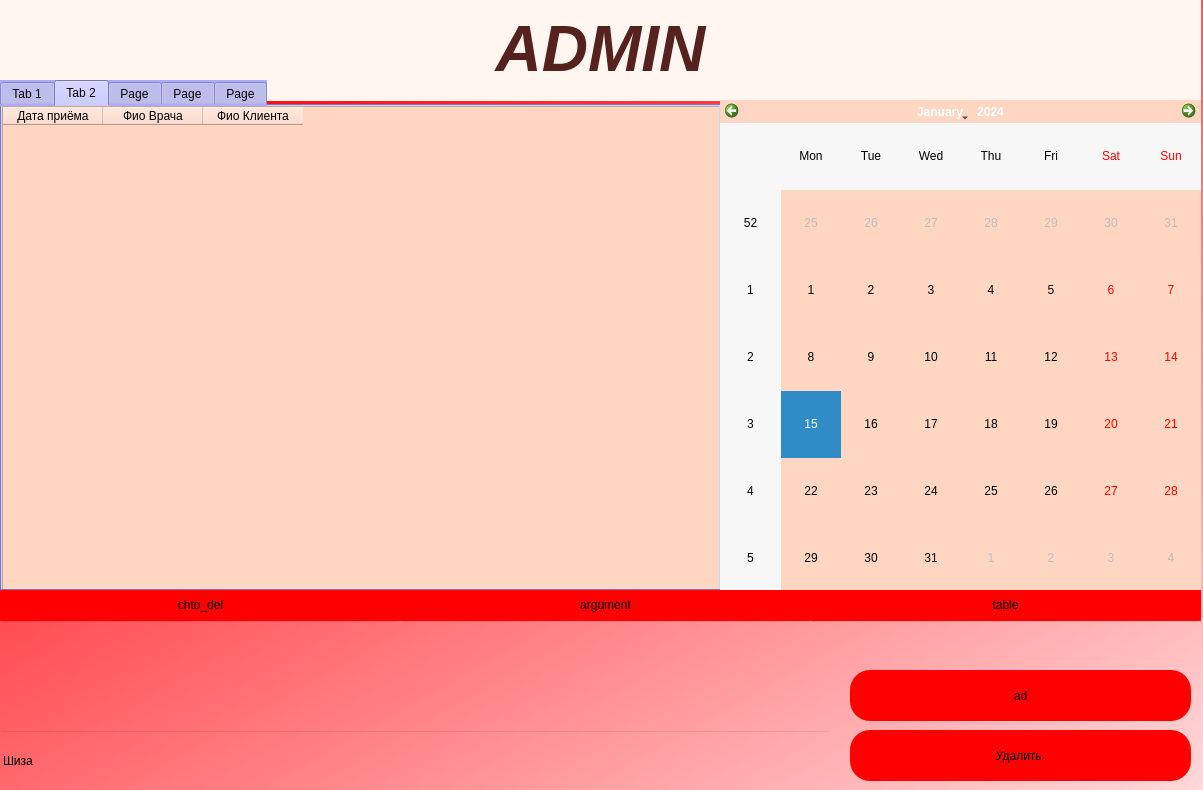
<?xml version="1.0" encoding="UTF-8"?>
<ui version="4.0">
 <class>Dialog</class>
 <widget class="QDialog" name="Dialog">
  <property name="geometry">
   <rect>
    <x>0</x>
    <y>0</y>
    <width>1203</width>
    <height>790</height>
   </rect>
  </property>
  <property name="windowTitle">
   <string>Dialog</string>
  </property>
  <property name="styleSheet">
   <string notr="true">background-color: rgb(170, 255, 255);
background-color: rgb(238, 238, 238);
background-color: rgb(255, 247, 239);</string>
  </property>
  <widget class="QWidget" name="bgwidget" native="true">
   <property name="geometry">
    <rect>
     <x>-10</x>
     <y>-10</y>
     <width>1561</width>
     <height>861</height>
    </rect>
   </property>
   <property name="styleSheet">
    <string notr="true">QWidget#bgwidget{

background-color:qlineargradient(spread:pad, x1:0.091, y1:0.101636, x2:0.991379, y2:0.977, stop:0 rgba(255, 0, 07, 255), stop:1 rgba(255, 255, 255, 255));}
</string>
   </property>
   <widget class="QLabel" name="label">
    <property name="geometry">
     <rect>
      <x>10</x>
      <y>10</y>
      <width>1201</width>
      <height>101</height>
     </rect>
    </property>
    <property name="styleSheet">
     <string notr="true">color:(255, 85, 255);</string>
    </property>
    <property name="text">
     <string>&lt;html&gt;&lt;head/&gt;&lt;body&gt;&lt;p align=&quot;center&quot;&gt;&lt;span style=&quot; font-size:48pt; font-weight:600; font-style:italic; color:#55221f;&quot;&gt;ADMIN&lt;/span&gt;&lt;/p&gt;&lt;/body&gt;&lt;/html&gt;</string>
    </property>
   </widget>
   <widget class="QCalendarWidget" name="calendarWidget">
    <property name="geometry">
     <rect>
      <x>730</x>
      <y>110</y>
      <width>481</width>
      <height>491</height>
     </rect>
    </property>
    <property name="styleSheet">
     <string notr="true">font: 87 italic 8pt &quot;Segoe UI&quot;;
background-color: rgb(255, 214, 194);</string>
    </property>
   </widget>
   <widget class="QTabWidget" name="tabWidget">
    <property name="geometry">
     <rect>
      <x>10</x>
      <y>90</y>
      <width>721</width>
      <height>511</height>
     </rect>
    </property>
    <property name="styleSheet">
     <string notr="true">background-color: rgb(232, 203, 188);background-color: rgb(170, 170, 255);</string>
    </property>
    <property name="currentIndex">
     <number>1</number>
    </property>
    <widget class="QWidget" name="tab">
     <attribute name="title">
      <string>Tab 1</string>
     </attribute>
     <widget class="QTableWidget" name="tableWidget">
      <property name="geometry">
       <rect>
        <x>-10</x>
        <y>0</y>
        <width>731</width>
        <height>491</height>
       </rect>
      </property>
      <property name="styleSheet">
       <string notr="true">
background-color: rgb(255, 214, 194);</string>
      </property>
      <column>
       <property name="text">
        <string>Дата приёма</string>
       </property>
      </column>
      <column>
       <property name="text">
        <string>Фио Врача</string>
       </property>
      </column>
      <column>
       <property name="text">
        <string>Фио Клиента</string>
       </property>
      </column>
      <column>
       <property name="text">
        <string>Услуга</string>
       </property>
      </column>
     </widget>
    </widget>
    <widget class="QWidget" name="tab_2">
     <attribute name="title">
      <string>Tab 2</string>
     </attribute>
     <widget class="QTableWidget" name="tableWidget2">
      <property name="geometry">
       <rect>
        <x>0</x>
        <y>0</y>
        <width>721</width>
        <height>491</height>
       </rect>
      </property>
      <property name="styleSheet">
       <string notr="true">background-color: rgb(255, 214, 194);</string>
      </property>
      <column>
       <property name="text">
        <string>Дата приёма</string>
       </property>
      </column>
      <column>
       <property name="text">
        <string>Фио Врача</string>
       </property>
      </column>
      <column>
       <property name="text">
        <string>Фио Клиента</string>
       </property>
      </column>
     </widget>
    </widget>
    <widget class="QWidget" name="tab_3">
     <attribute name="title">
      <string>Page</string>
     </attribute>
     <widget class="QTableWidget" name="tableWidget3">
      <property name="geometry">
       <rect>
        <x>0</x>
        <y>0</y>
        <width>721</width>
        <height>491</height>
       </rect>
      </property>
      <property name="styleSheet">
       <string notr="true">background-color: rgb(255, 214, 194);</string>
      </property>
      <column>
       <property name="text">
        <string>Дата приёма</string>
       </property>
      </column>
      <column>
       <property name="text">
        <string>Фио Врача</string>
       </property>
      </column>
      <column>
       <property name="text">
        <string>Фио Клиента</string>
       </property>
      </column>
      <column>
       <property name="text">
        <string>Услуга</string>
       </property>
      </column>
      <column>
       <property name="text">
        <string>Колличество</string>
       </property>
      </column>
     </widget>
    </widget>
    <widget class="QWidget" name="tab_4">
     <attribute name="title">
      <string>Page</string>
     </attribute>
     <widget class="QTableWidget" name="tableWidget_2">
      <property name="geometry">
       <rect>
        <x>0</x>
        <y>0</y>
        <width>721</width>
        <height>491</height>
       </rect>
      </property>
      <property name="styleSheet">
       <string notr="true">background-color: rgb(255, 214, 194);</string>
      </property>
      <column>
       <property name="text">
        <string>Дата приёма</string>
       </property>
      </column>
      <column>
       <property name="text">
        <string>Фио Врача</string>
       </property>
      </column>
     </widget>
    </widget>
    <widget class="QWidget" name="tab_5">
     <attribute name="title">
      <string>Page</string>
     </attribute>
     <widget class="QTableWidget" name="tableWidget_3">
      <property name="geometry">
       <rect>
        <x>0</x>
        <y>0</y>
        <width>721</width>
        <height>491</height>
       </rect>
      </property>
      <property name="styleSheet">
       <string notr="true">background-color: rgb(255, 214, 194);</string>
      </property>
      <column>
       <property name="text">
        <string>Дата приёма</string>
       </property>
      </column>
      <column>
       <property name="text">
        <string>Фио Врача</string>
       </property>
      </column>
      <column>
       <property name="text">
        <string>New Column</string>
       </property>
      </column>
     </widget>
    </widget>
   </widget>
   <widget class="QLabel" name="label_11">
    <property name="geometry">
     <rect>
      <x>410</x>
      <y>600</y>
      <width>411</width>
      <height>31</height>
     </rect>
    </property>
    <property name="styleSheet">
     <string notr="true">background-color: rgb(255, 0, 0);
font: 14pt &quot;MS Shell Dlg 2&quot;;</string>
    </property>
    <property name="text">
     <string>&lt;html&gt;&lt;head/&gt;&lt;body&gt;&lt;p align=&quot;center&quot;&gt;argument&lt;/p&gt;&lt;/body&gt;&lt;/html&gt;</string>
    </property>
   </widget>
   <widget class="QLineEdit" name="argument">
    <property name="geometry">
     <rect>
      <x>410</x>
      <y>630</y>
      <width>411</width>
      <height>41</height>
     </rect>
    </property>
    <property name="styleSheet">
     <string notr="true">background-color:rgba(0,0,0,0);
font: 12pt &quot;MS Shell Dlg 2&quot;;</string>
    </property>
   </widget>
   <widget class="QLabel" name="label_12">
    <property name="geometry">
     <rect>
      <x>10</x>
      <y>600</y>
      <width>401</width>
      <height>31</height>
     </rect>
    </property>
    <property name="styleSheet">
     <string notr="true">background-color: rgb(255, 0, 0);
font: 14pt &quot;MS Shell Dlg 2&quot;;</string>
    </property>
    <property name="text">
     <string>&lt;html&gt;&lt;head/&gt;&lt;body&gt;&lt;p align=&quot;center&quot;&gt;chto_del&lt;/p&gt;&lt;/body&gt;&lt;/html&gt;</string>
    </property>
   </widget>
   <widget class="QLineEdit" name="chtodel">
    <property name="geometry">
     <rect>
      <x>10</x>
      <y>630</y>
      <width>401</width>
      <height>41</height>
     </rect>
    </property>
    <property name="styleSheet">
     <string notr="true">background-color:rgba(0,0,0,0);
font: 12pt &quot;MS Shell Dlg 2&quot;;</string>
    </property>
   </widget>
   <widget class="QPushButton" name="Delete">
    <property name="geometry">
     <rect>
      <x>860</x>
      <y>740</y>
      <width>341</width>
      <height>51</height>
     </rect>
    </property>
    <property name="styleSheet">
     <string notr="true">border-radius:20px;
background-color: rgb(255, 0, 0);
font: 14pt &quot;MS Shell Dlg 2&quot;;</string>
    </property>
    <property name="text">
     <string>Удалить </string>
    </property>
   </widget>
   <widget class="QLabel" name="label_13">
    <property name="geometry">
     <rect>
      <x>820</x>
      <y>600</y>
      <width>391</width>
      <height>31</height>
     </rect>
    </property>
    <property name="styleSheet">
     <string notr="true">background-color: rgb(255, 0, 0);
font: 14pt &quot;MS Shell Dlg 2&quot;;</string>
    </property>
    <property name="text">
     <string>&lt;html&gt;&lt;head/&gt;&lt;body&gt;&lt;p align=&quot;center&quot;&gt;table&lt;/p&gt;&lt;/body&gt;&lt;/html&gt;</string>
    </property>
   </widget>
   <widget class="QLineEdit" name="table">
    <property name="geometry">
     <rect>
      <x>820</x>
      <y>630</y>
      <width>391</width>
      <height>41</height>
     </rect>
    </property>
    <property name="styleSheet">
     <string notr="true">background-color:rgba(0,0,0,0);
font: 12pt &quot;MS Shell Dlg 2&quot;;</string>
    </property>
   </widget>
   <widget class="QLineEdit" name="argument_2">
    <property name="geometry">
     <rect>
      <x>10</x>
      <y>740</y>
      <width>831</width>
      <height>61</height>
     </rect>
    </property>
    <property name="styleSheet">
     <string notr="true">background-color:rgba(0,0,0,0);
font: 12pt &quot;MS Shell Dlg 2&quot;;</string>
    </property>
    <property name="text">
     <string>Шиза</string>
    </property>
   </widget>
   <widget class="QPushButton" name="all">
    <property name="geometry">
     <rect>
      <x>860</x>
      <y>680</y>
      <width>341</width>
      <height>51</height>
     </rect>
    </property>
    <property name="styleSheet">
     <string notr="true">border-radius:20px;
background-color: rgb(255, 0, 0);
font: 14pt &quot;MS Shell Dlg 2&quot;;</string>
    </property>
    <property name="text">
     <string>ad</string>
    </property>
   </widget>
   <zorder>label</zorder>
   <zorder>tabWidget</zorder>
   <zorder>calendarWidget</zorder>
   <zorder>label_11</zorder>
   <zorder>argument</zorder>
   <zorder>label_12</zorder>
   <zorder>chtodel</zorder>
   <zorder>Delete</zorder>
   <zorder>label_13</zorder>
   <zorder>table</zorder>
   <zorder>argument_2</zorder>
   <zorder>all</zorder>
  </widget>
 </widget>
 <resources/>
 <connections/>
</ui>
